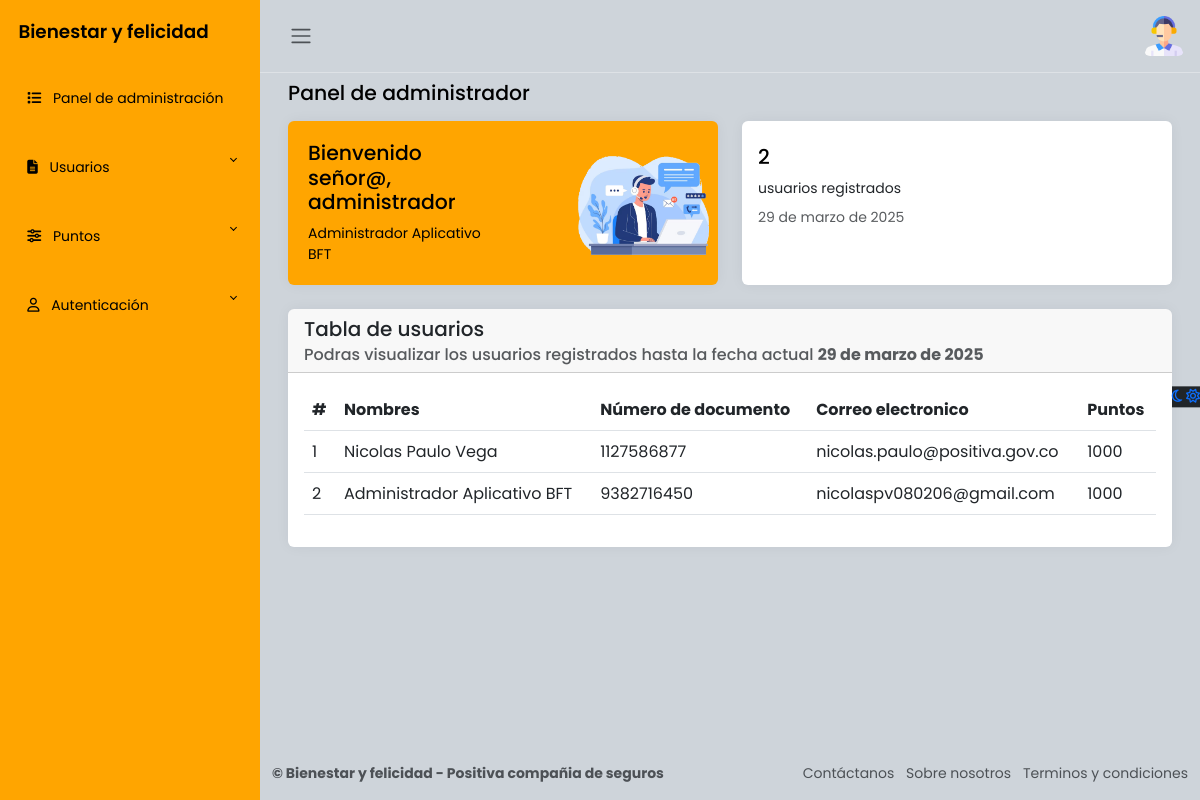
The page /admin_panel/ (signed in) on the database its author committed.
### apps/usuarios/models.py (models this page shows, shortened)
class Usuarios(AbstractBaseUser, PermissionsMixin):
    avatar = models.FileField('Avatar', upload_to='usuarios/', null=True, blank=True)
    nombres = models.CharField('Nombres', max_length=50)
    apellidos = models.CharField('Apellidos', max_length=100)
    numero_documento = models.IntegerField('Número de documento', primary_key=True, unique=True)
    correo = models.EmailField('Correo electrónico', max_length=255, unique=True)
    puntos_totales = models.IntegerField('Número total de puntos', default=1000)
    password = models.CharField('Contraseña', max_length=255)
    ultimo_reinicio = models.DateField('Ultimo reinicio de puntos', default=now) # Reiniciar puntos
    is_active = models.BooleanField(default=True)
    is_staff = models.BooleanField(default=False)
    objects = UsuariosManager()
    USERNAME_FIELD = 'numero_documento'
    REQUIRED_FIELDS = ['nombres', 'apellidos', 'correo']
    class Meta:
        verbose_name = 'Usuario'
        verbose_name_plural = 'Usuarios'

### apps/usuarios/views.py (the view)
# urls.py: path('admin_panel/', login_required(admin_dashboard), name="admin_panel"),
@login_required(login_url='/accounts/login/')
@user_passes_test(is_staff, login_url='/')
def admin_dashboard(request):
    usuario = Usuarios.objects.all()
    total_usuarios = usuario.count()
    fecha_actual = timezone.now().date() # Fecha actual
    return render(request, 'admin_dashboard/main.html', {
        'usuario':usuario,
        'total_usuarios': total_usuarios,
        'fecha_actual': fecha_actual
        })

### apps/usuarios/views.py (called while the page is built)
def is_staff(user):
    return user.is_active and user.is_staff # Validar si es administrador y esta activo

### apps/usuarios/templates/admin_dashboard/main.html (shortened to what this page needs)
{% extends "admin_dashboard/layout.html" %}
{% load static %}
{% block content %}
<main class="content px-3 py-2">
    <div class="container-fluid">
        <div class="mb-3">
            <h4>Panel de administrador</h4>
        </div>
        <div class="row">
            <div class="col-12 col-md-6 d-flex">
                <div class="card flex-fill border-0 illustration">
                    <div class="card-body p-0 d-flex flex-fill">
                        <div class="row g-0 w-100">
                            <div class="col-6">
                                <div class="p-3 m-1">
                                    <h4>Bienvenido señor@, administrador</h4>
                                    {% if user.is_authenticated %}
                                        <p class="mb-0">{{ user.nombres }} {{ user.apellidos }}</p>
                                    {% else %}
                                        <p class="mb-0">Administrador@</p>
                                    {% endif %}
                                </div>
                            </div>
                            <div class="col-6 align-self-end text-end">
                                <img src="{% static "img/customer-support.png" %}" class="img-fluid illustration-img"
                                    alt="">
                            </div>
                        </div>
                    </div>
                </div>
            </div>
            <div class="col-12 col-md-6 d-flex">
                <div class="card flex-fill border-0">
                    <div class="card-body py-4">
                        <div class="d-flex align-items-start">
                            <div class="flex-grow-1">
                                <h4 class="mb-2">
                                    {{ total_usuarios }}
                                </h4>
                                <p class="mb-2">
                                    usuarios registrados
                                </p>
                                <div class="mb-0">
                                    <span class="text-muted">
                                        {{ fecha_actual }}
                                    </span>
                                </div>
                            </div>
                        </div>
                    </div>
                </div>
            </div>
        </div>
        <div class="card border-0">
            <div class="card-header">
                <h5 class="card-title">
                    Tabla de usuarios
                </h5>
                <h6 class="card-subtitle text-muted">
                    Podras visualizar los usuarios registrados hasta la fecha actual <strong>{{ fecha_actual }}</strong>
                </h6>
            </div>
            <div class="card-body">
                <table class="table">
                    <thead>
                        <tr>
                            <th scope="col">#</th>
                            <th scope="col">Nombres</th>
                            <th scope="col">Número de documento</th>
                            <th scope="col">Correo electronico</th>
                            <th scope="col">Puntos</th>
                        </tr>
                    </thead>
                    <tbody>
                        {% for usuarios in usuario %}
                            <tr>
                                <td>{{ forloop.counter }}</td>
                                <td>{{ usuarios.nombres }} {{ usuarios.apellidos }}</td>
                                <td>{{ usuarios.numero_documento }}</td>
                                <td>{{ usuarios.correo }}</td>
                                <td>{{ usuarios.puntos_totales }}</td>
                            </tr>
                        {% endfor %}
                    </tbody>
                </table>
            </div>
        </div>
    </div>
</main>
{% endblock %}

### apps/usuarios/templates/admin_dashboard/layout.html (shortened to what this page needs)
{% load static %}
<html lang="es">
<head>
    <link rel="stylesheet" href="https://cdn.jsdelivr.net/npm/bootstrap@5.3.0-alpha2/dist/css/bootstrap.min.css">
    <link href="https://cdn.jsdelivr.net/npm/bootstrap@5.3.0/dist/css/bootstrap.min.css" rel="stylesheet">
    <link rel="stylesheet" href="{% static 'css/administrador.styles.css' %}">
</head>
<body>
    <div class="wrapper">
        <aside id="sidebar" class="js-sidebar">
            <div class="h-100">
                <div class="sidebar-logo">
                    <a href="{% url "inicio" %}">Bienestar y felicidad</a>
                </div>
                <ul class="sidebar-nav">
                    <li class="sidebar-item">
                        <a href="{% url "admin_panel" %}" class="sidebar-link">
                            <i class="fa-solid fa-list pe-2"></i>
                            Panel de administración
                        </a>
                    </li>
                    <li class="sidebar-item">
                        <a href="#" class="sidebar-link collapsed" data-bs-target="#pages" data-bs-toggle="collapse"
                            aria-expanded="false"><i class="fa-solid fa-file-lines pe-2"></i>
                            Usuarios
                        </a>
                    </li>
                    <li class="sidebar-item">
                        <a href="#" class="sidebar-link collapsed" data-bs-target="#posts" data-bs-toggle="collapse"
                            aria-expanded="false"><i class="fa-solid fa-sliders pe-2"></i>
                            Puntos
                        </a>
                    </li>
                    <li class="sidebar-item">
                        <a href="#" class="sidebar-link collapsed" data-bs-target="#auth" data-bs-toggle="collapse"
                            aria-expanded="false"><i class="fa-regular fa-user pe-2"></i>
                            Autenticación
                        </a>
                    </li>
                </ul>
            </div>
        </aside>
        <div class="main">
            <nav class="navbar navbar-expand px-3 border-bottom">
                <button class="btn" id="sidebar-toggle" type="button">
                    <span class="navbar-toggler-icon"></span>
                </button>
                <div class="navbar-collapse navbar">
                    <ul class="navbar-nav">
                        <li class="nav-item dropdown">
                            <a href="#" data-bs-toggle="dropdown" class="nav-icon pe-md-0">
                                {% if user.is_authenticated %}
                                    {% if user.avatar %}
                                        <img class="avatar img-fluid rounded" src="{{ user.avatar.url }}" alt="Avatar de {{ user.nombres }}">
                                    {% else %}
                                        <img src="{% static "img/usuario/usuario.png" %}" alt="usuario" class="avatar img-fluid">
                                    {% endif %}
                                {% endif %}
                            </a>
                        </li>
                    </ul>
                </div>
            </nav>
            {% block content %}{% endblock %}
            <a href="#" class="theme-toggle">
                <i class="fa-regular fa-moon"></i>
                <i class="fa-regular fa-sun"></i>
            </a>
            <footer class="footer">
                <div class="container-fluid">
                    <div class="row text-muted">
                        <div class="col-6 text-start">
                            <p class="mb-0">
                                <a href="#" class="text-muted">
                                    <strong>&copy; Bienestar y felicidad - Positiva compañia de seguros</strong>
                                </a>
                            </p>
                        </div>
                        <div class="col-6 text-end">
                            <ul class="list-inline">
                                <li class="list-inline-item" data-bs-toggle="modal" data-bs-target="#contactanos">
                                    <a href="#" class="text-muted">Contáctanos</a>
                                </li>
                                <li class="list-inline-item" data-bs-toggle="modal" data-bs-target="#sobreNosotros">
                                    <a href="#" class="text-muted">Sobre nosotros</a>
                                </li>
                                <li class="list-inline-item" data-bs-toggle="modal" data-bs-target="#terminosCondiciones">
                                    <a href="#" class="text-muted">Terminos y condiciones</a>
                                </li>
                            </ul>
                        </div>
                    </div>
                </div>
            </footer>
        </div>
    </div>
</body>
</html>

### static/css/administrador.styles.css (style rules this page uses)
body { font-family: 'Poppins', sans-serif; font-size: 0.875rem; opacity: 1; overflow-y: scroll; margin: 0; }
a { cursor: pointer; text-decoration: none; font-family: 'Poppins', sans-serif; }
li { list-style: none; }
h4 { font-family: 'Poppins', sans-serif; font-size: 1.275rem; color: var(--bs-emphasis-color); }
.wrapper { align-items: stretch; display: flex; width: 100%; }
#sidebar { max-width: 260px; min-width: 260px; background: orange; transition: all 0.35s ease-in-out; }
.main { display: flex; flex-direction: column; min-height: 100vh; min-width: 0; overflow: hidden; transition: all 0.35s ease-in-out; width: 100%; background: var(--bs-dark-bg-subtle); }
.sidebar-logo { padding: 1.15rem; }
.sidebar-logo a { color: #000; font-size: 1.15rem; font-weight: 600; }
.sidebar-nav { list-style: none; margin-bottom: 0; padding-left: 0; margin-left: 0; }
a.sidebar-link { padding: 1.5rem 1.7rem; color: #000; position: relative; display: block; font-size: 0.875rem; }
.sidebar-link[data-bs-toggle="collapse"]::after { border: solid; border-width: 0 .075rem .075rem 0; content: ""; display: inline-block; padding: 2px; position: absolute; right: 1.5rem; top: 1.4rem; transform: rotate(-135deg); transition: all .2s ease-out; }
.sidebar-link[data-bs-toggle="collapse"].collapsed::after { transform: rotate(45deg); transition: all .2s ease-out; }
.avatar { height: 40px; width: 40px; }
.navbar-expand .navbar-nav { margin-left: auto; }
.content { flex: 1; max-width: 100vw; width: 100vw; }
@media (min-width:780px) { .content { max-width: auto; width: auto; } }
.card { box-shadow: 0 0 .875rem 0 rgba(34, 46, 60, .05); margin-bottom: 24px; }
.illustration { background-color: orange; color: var(--bs-emphasis-color); }
.illustration-img { max-width: 150px; width: 100%; }
.theme-toggle { position: fixed; top: 50%; transform: translateY(-65%); text-align: center; z-index: 10; right: 0; left: auto; border: none; background-color: var(--bs-body-color); }

### rows shown on the page
Usuarios: avatar (picture), nombres "Administrador", apellidos "Aplicativo BFT", numero_documento "9382716450", correo "nicolaspv080206@gmail.com", puntos_totales "1000"
Usuarios: nombres "Nicolas", apellidos "Paulo Vega", numero_documento "1127586877", correo "nicolas.paulo@positiva.gov.co", puntos_totales "1000"

### other values the page prints
{{ total_usuarios }} "2"
